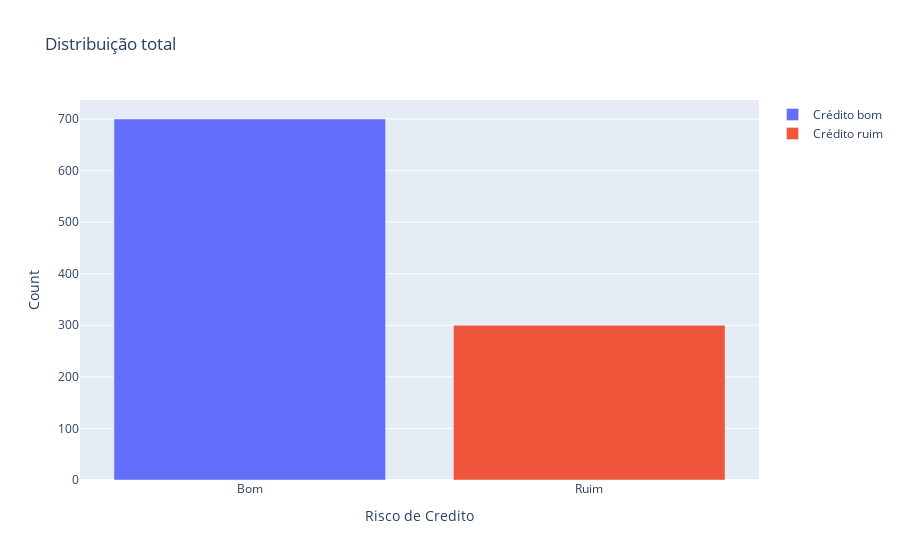

Notebook cell for this chart:
### Code cell
import plotly.offline as py 
py.init_notebook_mode(connected=True) # this code, allow us to work with offline plotly version
import plotly.graph_objs as go # it's like "plt" of matplot
import plotly.tools as tls # It's useful to we get some tools of plotly
import warnings # This library will be used to ignore some warnings
from collections import Counter # To do counter of some features

trace0 = go.Bar(
            x = df_credit2[df_credit2["RiscoDeCredito"]== 'Bom']["RiscoDeCredito"].value_counts().index.values,
            y = df_credit2[df_credit2["RiscoDeCredito"]== 'Bom']["RiscoDeCredito"].value_counts().values,
            name='Crédito bom'
    )

trace1 = go.Bar(
            x = df_credit[df_credit["RiscoDeCredito"]== 'Ruim']["RiscoDeCredito"].value_counts().index.values,
            y = df_credit[df_credit["RiscoDeCredito"]== 'Ruim']["RiscoDeCredito"].value_counts().values,
            name='Crédito ruim'
    )

data = [trace0, trace1]

layout = go.Layout(
    
)

layout = go.Layout(
    yaxis=dict(
        title='Count'
    ),
    xaxis=dict(
        title='Risco de Credito'
    ),
    title='Distribuição total'
)

fig = go.Figure(data=data, layout=layout)

py.iplot(fig, filename='grouped-bar')

### Figure 1 — Plotly figure (JSON) as saved in the notebook; plotly's stock layout.template omitted (floating-point values rounded to 4 significant figures)
{"data": [{"name": "Crédito bom", "type": "bar", "x": ["Bom"], "y": [700]}, {"name": "Crédito ruim", "type": "bar", "x": ["Ruim"], "y": [300]}], "layout": {"title": {"text": "Distribuição total"}, "xaxis": {"title": {"text": "Risco de Credito"}}, "yaxis": {"title": {"text": "Count"}}}}
